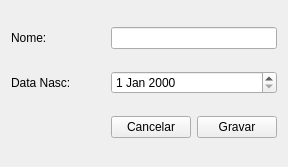
<?xml version="1.0" encoding="UTF-8"?>
<ui version="4.0">
 <class>Form</class>
 <widget class="QWidget" name="Form">
  <property name="geometry">
   <rect>
    <x>0</x>
    <y>0</y>
    <width>288</width>
    <height>167</height>
   </rect>
  </property>
  <property name="windowTitle">
   <string>Form</string>
  </property>
  <layout class="QGridLayout" name="gridLayout">
   <item row="0" column="0">
    <widget class="QLabel" name="label">
     <property name="text">
      <string>Nome:</string>
     </property>
    </widget>
   </item>
   <item row="0" column="1">
    <widget class="QLineEdit" name="lineEdit"/>
   </item>
   <item row="1" column="0">
    <widget class="QLabel" name="label_2">
     <property name="text">
      <string>Data Nasc:</string>
     </property>
    </widget>
   </item>
   <item row="1" column="1">
    <widget class="QDateEdit" name="dateEdit"/>
   </item>
   <item row="2" column="0">
    <spacer name="horizontalSpacer">
     <property name="orientation">
      <enum>Qt::Horizontal</enum>
     </property>
     <property name="sizeHint" stdset="0">
      <size>
       <width>83</width>
       <height>20</height>
      </size>
     </property>
    </spacer>
   </item>
   <item row="2" column="1">
    <layout class="QHBoxLayout" name="horizontalLayout">
     <item>
      <widget class="QPushButton" name="pushButton_2">
       <property name="text">
        <string>Cancelar</string>
       </property>
      </widget>
     </item>
     <item>
      <widget class="QPushButton" name="pushButton">
       <property name="text">
        <string>Gravar</string>
       </property>
      </widget>
     </item>
    </layout>
   </item>
  </layout>
 </widget>
 <resources/>
 <connections/>
</ui>
